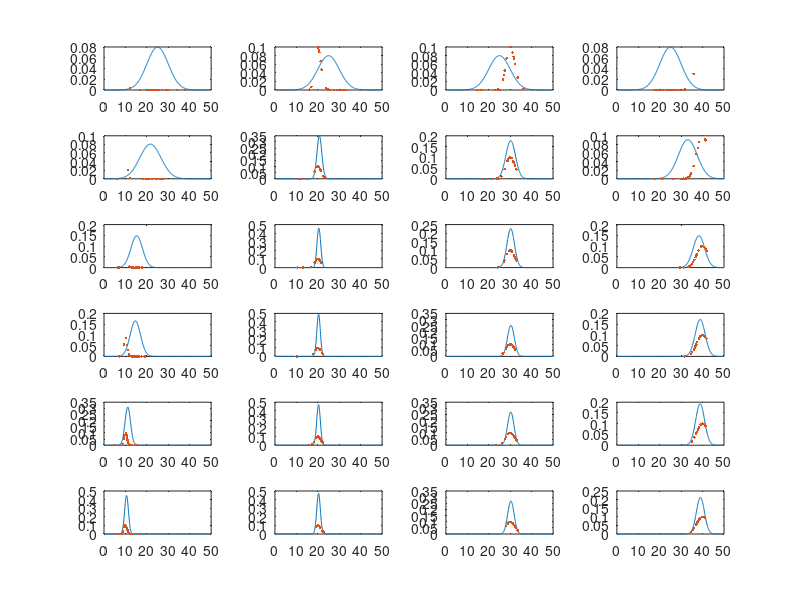

Write the MATLAB code that produced this figure.
close all

count = 4;
total = 100;
drawn = 20;
iters = 120;
% Output values-- matched by inputs 10, 20, 30, 40
outputs = log([10 20 30 40]);

input_vals = [ones(1, count) * total/count]; % #-samples x count
input_cnfs = [ones(1, count) * 0];

effective_means = ones(1, count) .* total / count;
effective_variances = ones(1, count) .* total / count;

for ii = 1:iters
  % Is it time to recalculate and redraw the graph?
  if mod(ii, drawn) == 0
    for jj = 1:count
      subplot(iters / drawn, count, count * (ii / drawn - 1) + jj);
      xx = 0:.1:50;
      yy = (1 / sqrt(2*pi*effective_variances(jj))) * ...
           exp(-((xx - effective_means(jj)).^2) / (2 * effective_variances(jj)));
      plot(xx, yy);
      hold on;
      plot(input_vals(ii-drawn+1:end, jj), .1*input_cnfs(ii-drawn+1:end, jj), '.');
    end

    % Determine mean and variance
    means = sum(input_vals .* input_cnfs) ./ sum(input_cnfs);
    means(isnan(means)) = total / count; %0;
    effective_means = (sum(input_cnfs) .* means + .1*total / count) ./ ...
        (sum(input_cnfs) + .1);
  
    variances = sum(input_cnfs .* (input_vals - ones(ii, 1) * means) ...
                    .^ 2) ./ (sum(input_cnfs) - max(input_cnfs));
    variances(isnan(variances)) = total / count; %0;
    effective_variances = (sum(input_cnfs) .* variances + .1*total / count) ./ ...
        (sum(input_cnfs) + .1);
  end
    
  % Select one to process
  select = ceil(count*rand(1));
  others = effective_means + sqrt(effective_variances) .* randn(1, count);
  others(others > total) = total / 2;
  others(others < 1) = 1;
  if sum(others) - others(select) > total - 1
      others = (total - 1) * others ./ (sum(others) - others(select));
  end
  inputs = [others(1:select-1) (total - (sum(others) - others(select))) others(select+1:end)];

  % Evalutate it!
  scores = (log(inputs) - log([10 20 30 40])) .^ 2;
  confs = exp(-scores * 100);
  input_vals = [input_vals; inputs];
  input_cnfs = [input_cnfs; confs];
end

% mean1 = sum1 / N = (sum0 + val) / N = (sum0 * (N - 1) + val) / N
% vari1 = (sum X - mean1)^2 / (N - 1) =? E X^2 - (EX)^2 = maybe...